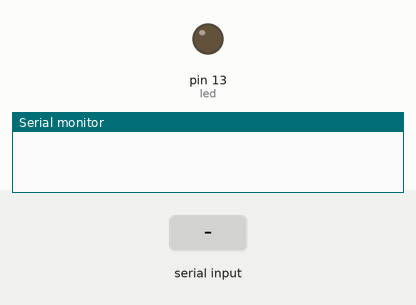
A sketch run on a simulated Arduino Uno, built with avr-gcc and run on an emulated ATmega328P. Parts: output pins drawn as LEDs (lit = HIGH), the last lines printed to the serial monitor. The inputs (shaded band) are chosen by the test bench.

Above: at 1.2 s.
1.3 s: "1" received over Serial
At 2.2 s:
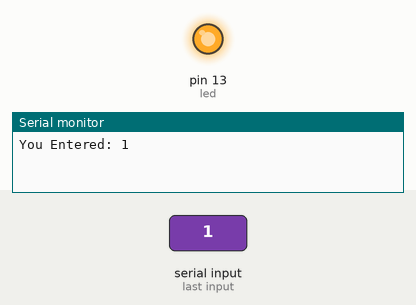
Timing chart, 0 to 4.3 s (numbered marks = the images above; inputs shaded):
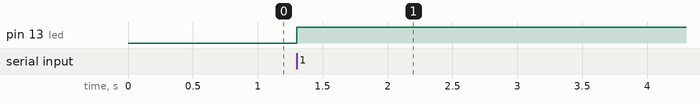

The sketch:

blimkmillis.ino
```cpp
int led =13;
boolean button = LOW;

void setup() {
  // put your setup code here, to run once:

pinMode(led,OUTPUT);
pinMode(button,INPUT);

Serial.begin(9600);


}


void loop() {
  // put your main code here, to run repeatedly:
while(Serial.available() == 0);
  char k = Serial.read();

    if (k == '1'){

        button = !button;
        Serial.print("You Entered: "); Serial.println(k);
      }


                  digitalWrite(led,button);


}
```

Measured:
- after the input at 1.3 s, pin 13 (led): LOW → HIGH at once
